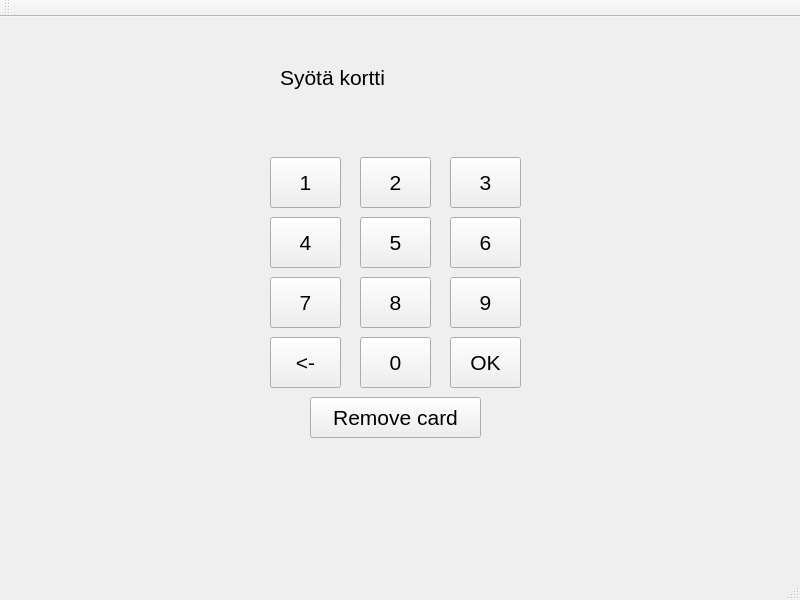
<?xml version="1.0" encoding="UTF-8"?>
<ui version="4.0">
 <class>MainWindow</class>
 <widget class="QMainWindow" name="MainWindow">
  <property name="geometry">
   <rect>
    <x>0</x>
    <y>0</y>
    <width>800</width>
    <height>600</height>
   </rect>
  </property>
  <property name="windowTitle">
   <string>MainWindow</string>
  </property>
  <widget class="QWidget" name="centralwidget">
   <widget class="QLabel" name="labelInfo">
    <property name="geometry">
     <rect>
      <x>280</x>
      <y>30</y>
      <width>231</width>
      <height>61</height>
     </rect>
    </property>
    <property name="font">
     <font>
      <pointsize>16</pointsize>
     </font>
    </property>
    <property name="text">
     <string>Syötä kortti</string>
    </property>
   </widget>
   <widget class="QPushButton" name="btn3">
    <property name="geometry">
     <rect>
      <x>450</x>
      <y>140</y>
      <width>71</width>
      <height>51</height>
     </rect>
    </property>
    <property name="font">
     <font>
      <pointsize>16</pointsize>
     </font>
    </property>
    <property name="text">
     <string>3</string>
    </property>
   </widget>
   <widget class="QPushButton" name="btn2">
    <property name="geometry">
     <rect>
      <x>360</x>
      <y>140</y>
      <width>71</width>
      <height>51</height>
     </rect>
    </property>
    <property name="font">
     <font>
      <pointsize>16</pointsize>
     </font>
    </property>
    <property name="text">
     <string>2</string>
    </property>
   </widget>
   <widget class="QPushButton" name="btn1">
    <property name="geometry">
     <rect>
      <x>270</x>
      <y>140</y>
      <width>71</width>
      <height>51</height>
     </rect>
    </property>
    <property name="font">
     <font>
      <pointsize>16</pointsize>
     </font>
    </property>
    <property name="text">
     <string>1</string>
    </property>
   </widget>
   <widget class="QPushButton" name="btn4">
    <property name="geometry">
     <rect>
      <x>270</x>
      <y>200</y>
      <width>71</width>
      <height>51</height>
     </rect>
    </property>
    <property name="font">
     <font>
      <pointsize>16</pointsize>
     </font>
    </property>
    <property name="text">
     <string>4</string>
    </property>
   </widget>
   <widget class="QPushButton" name="btn5">
    <property name="geometry">
     <rect>
      <x>360</x>
      <y>200</y>
      <width>71</width>
      <height>51</height>
     </rect>
    </property>
    <property name="font">
     <font>
      <pointsize>16</pointsize>
     </font>
    </property>
    <property name="text">
     <string>5</string>
    </property>
   </widget>
   <widget class="QPushButton" name="btn6">
    <property name="geometry">
     <rect>
      <x>450</x>
      <y>200</y>
      <width>71</width>
      <height>51</height>
     </rect>
    </property>
    <property name="font">
     <font>
      <pointsize>16</pointsize>
     </font>
    </property>
    <property name="text">
     <string>6</string>
    </property>
   </widget>
   <widget class="QPushButton" name="btn7">
    <property name="geometry">
     <rect>
      <x>270</x>
      <y>260</y>
      <width>71</width>
      <height>51</height>
     </rect>
    </property>
    <property name="font">
     <font>
      <pointsize>16</pointsize>
     </font>
    </property>
    <property name="text">
     <string>7</string>
    </property>
   </widget>
   <widget class="QPushButton" name="btn8">
    <property name="geometry">
     <rect>
      <x>360</x>
      <y>260</y>
      <width>71</width>
      <height>51</height>
     </rect>
    </property>
    <property name="font">
     <font>
      <pointsize>16</pointsize>
     </font>
    </property>
    <property name="text">
     <string>8</string>
    </property>
   </widget>
   <widget class="QPushButton" name="btn9">
    <property name="geometry">
     <rect>
      <x>450</x>
      <y>260</y>
      <width>71</width>
      <height>51</height>
     </rect>
    </property>
    <property name="font">
     <font>
      <pointsize>16</pointsize>
     </font>
    </property>
    <property name="text">
     <string>9</string>
    </property>
   </widget>
   <widget class="QPushButton" name="btn0">
    <property name="geometry">
     <rect>
      <x>360</x>
      <y>320</y>
      <width>71</width>
      <height>51</height>
     </rect>
    </property>
    <property name="font">
     <font>
      <pointsize>16</pointsize>
     </font>
    </property>
    <property name="text">
     <string>0</string>
    </property>
   </widget>
   <widget class="QPushButton" name="btnErase">
    <property name="geometry">
     <rect>
      <x>270</x>
      <y>320</y>
      <width>71</width>
      <height>51</height>
     </rect>
    </property>
    <property name="font">
     <font>
      <pointsize>16</pointsize>
     </font>
    </property>
    <property name="text">
     <string>&lt;-</string>
    </property>
   </widget>
   <widget class="QPushButton" name="btnLogin">
    <property name="geometry">
     <rect>
      <x>450</x>
      <y>320</y>
      <width>71</width>
      <height>51</height>
     </rect>
    </property>
    <property name="font">
     <font>
      <pointsize>16</pointsize>
     </font>
    </property>
    <property name="text">
     <string>OK</string>
    </property>
   </widget>
   <widget class="QLabel" name="labelPin">
    <property name="geometry">
     <rect>
      <x>280</x>
      <y>70</y>
      <width>231</width>
      <height>61</height>
     </rect>
    </property>
    <property name="font">
     <font>
      <pointsize>16</pointsize>
     </font>
    </property>
    <property name="text">
     <string/>
    </property>
   </widget>
   <widget class="QPushButton" name="btnRemove">
    <property name="geometry">
     <rect>
      <x>310</x>
      <y>380</y>
      <width>171</width>
      <height>41</height>
     </rect>
    </property>
    <property name="font">
     <font>
      <pointsize>16</pointsize>
     </font>
    </property>
    <property name="text">
     <string>Remove card</string>
    </property>
   </widget>
   <zorder>btn9</zorder>
   <zorder>labelInfo</zorder>
   <zorder>btn3</zorder>
   <zorder>btn2</zorder>
   <zorder>btn1</zorder>
   <zorder>btn4</zorder>
   <zorder>btn5</zorder>
   <zorder>btn6</zorder>
   <zorder>btn7</zorder>
   <zorder>btn8</zorder>
   <zorder>btn0</zorder>
   <zorder>btnErase</zorder>
   <zorder>btnLogin</zorder>
   <zorder>labelPin</zorder>
   <zorder>btnRemove</zorder>
  </widget>
  <widget class="QMenuBar" name="menubar">
   <property name="geometry">
    <rect>
     <x>0</x>
     <y>0</y>
     <width>800</width>
     <height>26</height>
    </rect>
   </property>
  </widget>
  <widget class="QStatusBar" name="statusbar"/>
  <widget class="QToolBar" name="toolBar">
   <property name="windowTitle">
    <string>toolBar</string>
   </property>
   <attribute name="toolBarArea">
    <enum>TopToolBarArea</enum>
   </attribute>
   <attribute name="toolBarBreak">
    <bool>false</bool>
   </attribute>
  </widget>
 </widget>
 <resources/>
 <connections/>
</ui>
